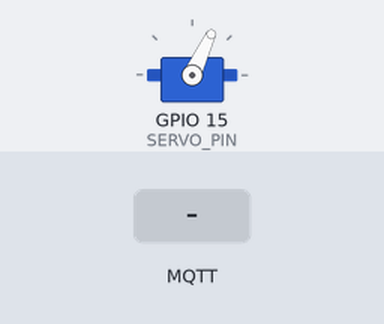
A sketch run on a simulated ESP32. Parts: servo. Inputs (shaded band) come from the test bench. WiFi joins after 1.5 s; servers stay silent unless stated; no MQTT or app messages arrive unless stated; what the sketch prints to the serial monitor is not drawn.

Above: at 3.7 s.
3.8 s: MQTT message "right" arrives on the first subscribed topic
At 5.0 s:
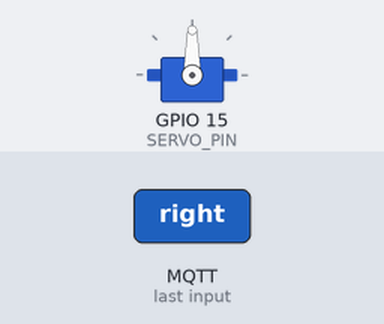
5.3 s: MQTT message "straight" arrives on the first subscribed topic
At 6.2 s:
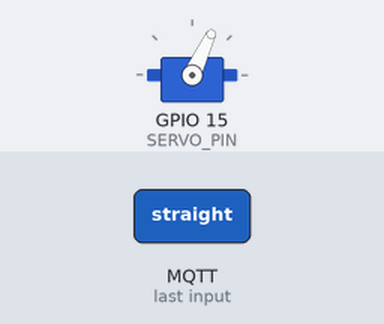
Timing chart, 0 to 8.3 s (numbered marks = the images above; inputs shaded):
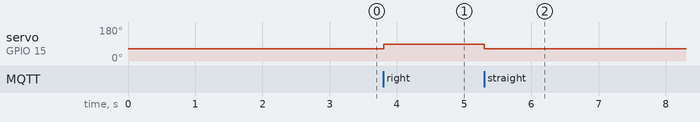

Measured:
- after the input at 3.8 s, servo on GPIO 15 (SERVO_PIN): 65° → 90° at once
- after the input at 5.3 s, servo on GPIO 15 (SERVO_PIN): 90° → 65° at once

The sketch:

diversion.ino
```cpp
#include <WiFi.h>
#include <ESP32Servo.h>
#include <PubSubClient.h>

const char* ssid        = "YOUR_WIFI_NAME";   // removed trailing space
const char* password    = "YOUR_WIFI_PASSWORD";          // your hotspot password
const char* mqtt_broker = "YOUR_LAPTOP_IP";       // laptop static IP

const int SERVO_PIN     = 15;
const int STRAIGHT_ANGLE = 65;
const int RIGHT_ANGLE    = 90;

// Change this per diversion — "diversion/1" or "diversion/2"
const char* MQTT_TOPIC  = "diversion/1";
const char* CLIENT_ID   = "Diversion_ESP_1";

int current_state = 0; // 0 = straight, 1 = right

Servo diversionServo;
WiFiClient espClient;
PubSubClient mqtt(espClient);

void onMessage(char* topic, byte* payload, unsigned int length) {
  String msg;
  for (int i = 0; i < length; i++) msg += (char)payload[i];
  Serial.print("MQTT received: "); Serial.println(msg);

  if (msg == "straight" && current_state == 1) {
    diversionServo.write(STRAIGHT_ANGLE);
    current_state = 0;
    Serial.println("Diversion → STRAIGHT (90 deg)");
  }
  if (msg == "right" && current_state == 0) {
    diversionServo.write(RIGHT_ANGLE);
    current_state = 1;
    Serial.println("Diversion → RIGHT (50 deg)");
  }
}

void reconnect() {
  while (!mqtt.connected()) {
    if (mqtt.connect(CLIENT_ID)) {
      mqtt.subscribe(MQTT_TOPIC);
      Serial.println("MQTT connected — subscribed to " + String(MQTT_TOPIC));
    } else {
      Serial.print("MQTT failed rc="); Serial.println(mqtt.state());
      delay(1000);
    }
  }
}

void setup() {
  Serial.begin(115200);

  diversionServo.attach(SERVO_PIN);
  diversionServo.write(STRAIGHT_ANGLE);
  delay(1000);

  WiFi.begin(ssid, password);
  while (WiFi.status() != WL_CONNECTED) {
    delay(500); Serial.print(".");
  }
  Serial.println("\nWiFi connected");
  Serial.println(WiFi.localIP());

  mqtt.setServer(mqtt_broker, 1883);
  mqtt.setCallback(onMessage);
  reconnect();
  Serial.println("Ready — waiting for commands");
}

void loop() {
  if (!mqtt.connected()) reconnect();
  mqtt.loop();
}
```
